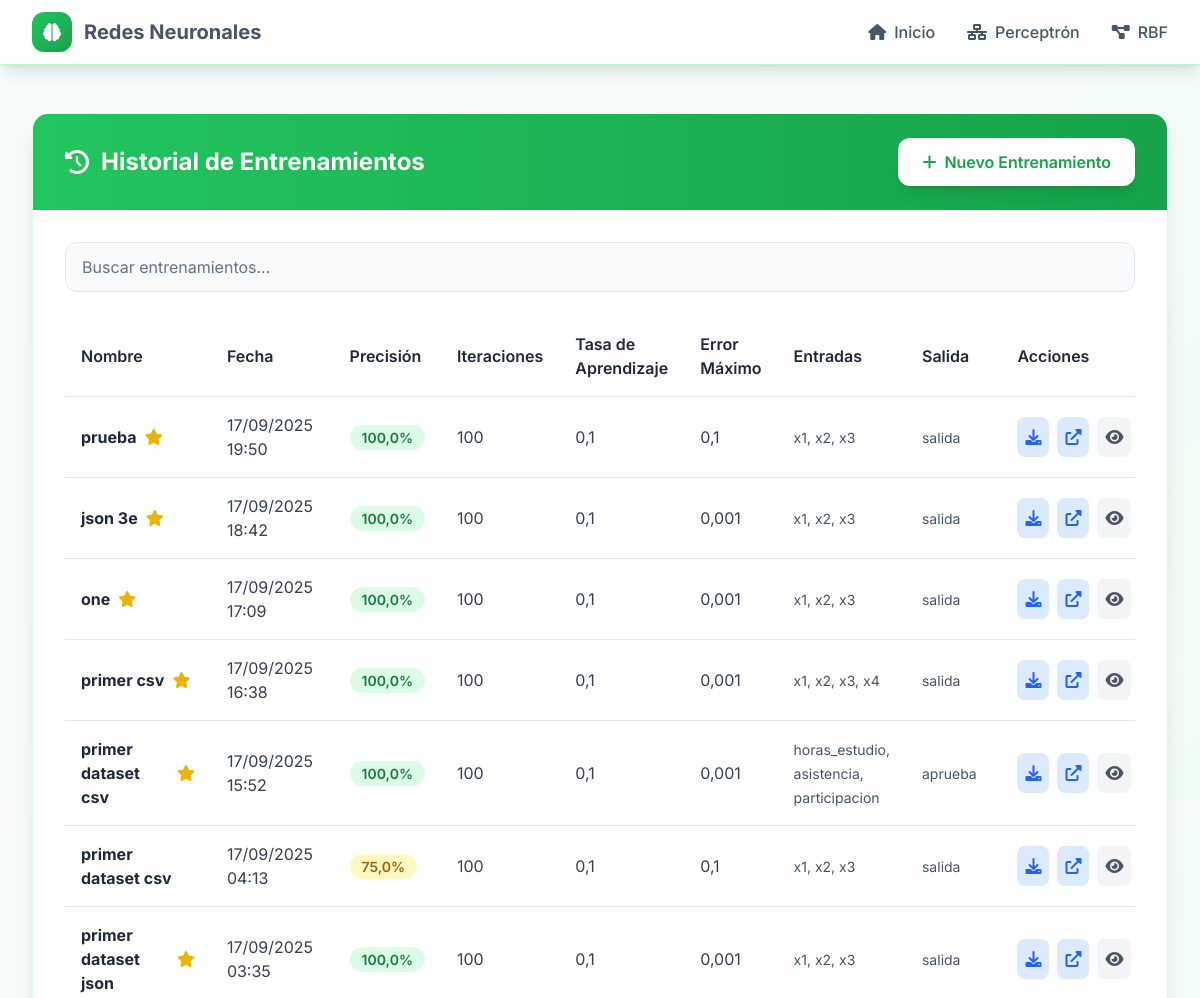
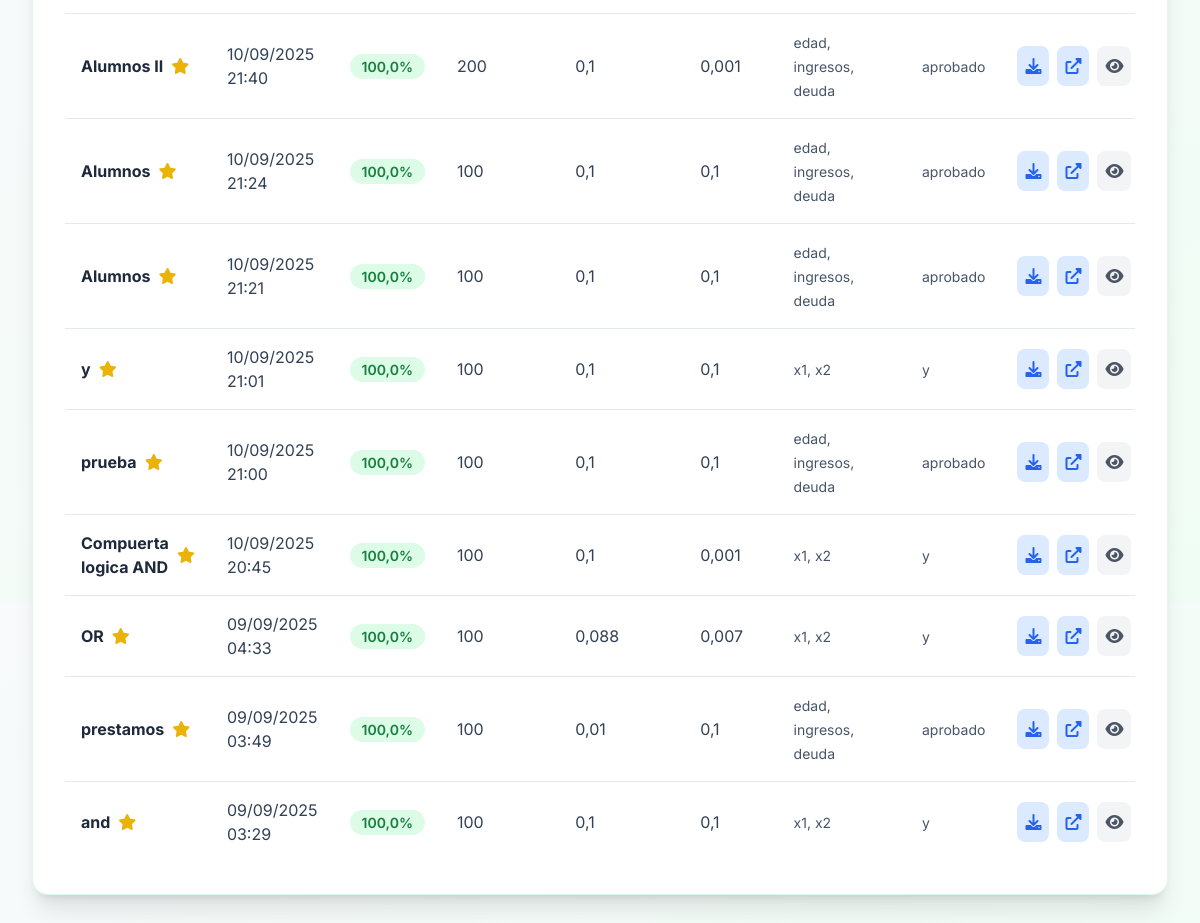
/historial-entrenamientos/, run on the app's committed database (2 pictures, top to bottom).
### perceptron_app/models.py (models this page shows, shortened)
class PerceptronTraining(models.Model):
    nombre = models.CharField(max_length=100, verbose_name="Nombre del entrenamiento")
    fecha_creacion = models.DateTimeField(auto_now_add=True, verbose_name="Fecha de creación")
    tasa_aprendizaje = models.FloatField(verbose_name="Tasa de aprendizaje")
    iteraciones = models.IntegerField(verbose_name="Número de iteraciones")
    error_maximo = models.FloatField(verbose_name="Error máximo permitido", default=0.1, validators=[MaxValueValidator(0.1)])
    columnas_entrada = models.JSONField(verbose_name="Columnas de entrada")
    columnas_salida = models.JSONField(verbose_name="Columnas de salida")
    pesos_finales = models.JSONField(verbose_name="Pesos finales")
    sesgo_final = models.FloatField(verbose_name="Sesgo final")
    precision = models.FloatField(verbose_name="Precisión final")
    errores_entrenamiento = models.JSONField(verbose_name="Errores por época")
    errores_patron = models.JSONField(verbose_name="Errores por patrón", null=True, blank=True)
    evolucion_pesos = models.JSONField(verbose_name="Evolución de pesos")
    archivo_datos = models.FileField(upload_to='training_data/', verbose_name="Archivo de datos", null=True, blank=True)
    class Meta:
        verbose_name = "Entrenamiento de Perceptrón"
        verbose_name_plural = "Entrenamientos de Perceptrón"
        ordering = ['-fecha_creacion']

### perceptron_app/views.py (the view)
# urls.py: path('historial-entrenamientos/', views.historial_entrenamientos, name='historial_entrenamientos'),
def historial_entrenamientos(request):
    entrenamientos = PerceptronTraining.objects.all().order_by('-fecha_creacion')
    context = {
        'trainings': entrenamientos
    }
    return render(request, 'perceptron_app/training_history.html', context)

### templates/perceptron_app/training_history.html (shortened to what this page needs)
{% extends 'base.html' %} {% load static %}  {% block content %}
<div class="max-w-7xl mx-auto px-4 sm:px-6 lg:px-8 py-12">
  <div
    class="bg-white dark:bg-accent-800 rounded-2xl shadow-xl border border-primary-100 dark:border-accent-700 overflow-hidden animate-fadeInUp"
  >
    <div class="bg-gradient-to-r from-green-500 to-green-600 px-8 py-6">
      <div class="flex justify-between items-center">
        <h4 class="text-2xl font-bold text-white flex items-center">
          <i class="fas fa-history mr-3"></i>Historial de Entrenamientos
        </h4>
        <a
          href="{% url 'perceptron_app:cargar_datos' %}"
          class="bg-white text-green-600 px-6 py-3 rounded-xl font-semibold hover:bg-green-50 transition-all duration-200 flex items-center space-x-2 shadow-lg hover:shadow-xl transform hover:scale-105"
        >
          <i class="fas fa-plus"></i>
          <span>Nuevo Entrenamiento</span>
        </a>
      </div>
    </div>
    <div class="p-8">
      {% csrf_token %} {% if trainings %}
      <div class="overflow-x-auto">
        <table class="w-full">
          <thead>
            <tr class="border-b border-accent-200 dark:border-accent-600">
              <th
                class="text-left py-4 px-4 font-semibold text-accent-800 dark:text-accent-200"
              >
                Nombre
              </th>
              <th
                class="text-left py-4 px-4 font-semibold text-accent-800 dark:text-accent-200"
              >
                Fecha
              </th>
              <th
                class="text-left py-4 px-4 font-semibold text-accent-800 dark:text-accent-200"
              >
                Precisión
              </th>
              <th
                class="text-left py-4 px-4 font-semibold text-accent-800 dark:text-accent-200"
              >
                Iteraciones
              </th>
              <th
                class="text-left py-4 px-4 font-semibold text-accent-800 dark:text-accent-200"
              >
                Tasa de Aprendizaje
              </th>
              <th
                class="text-left py-4 px-4 font-semibold text-accent-800 dark:text-accent-200"
              >
                Error Máximo
              </th>
              <th
                class="text-left py-4 px-4 font-semibold text-accent-800 dark:text-accent-200"
              >
                Entradas
              </th>
              <th
                class="text-left py-4 px-4 font-semibold text-accent-800 dark:text-accent-200"
              >
                Salida
              </th>
              <th
                class="text-left py-4 px-4 font-semibold text-accent-800 dark:text-accent-200"
              >
                Acciones
              </th>
            </tr>
          </thead>
          <tbody class="divide-y divide-accent-200 dark:divide-accent-600">
            {% for training in trainings %}
            <tr
              class="hover:bg-accent-50 dark:hover:bg-accent-700/50 transition-colors duration-200 animate-fadeInUp"
              style="animation-delay: {{ forloop.counter0|add:0.1 }}s;"
            >
              <td class="py-4 px-4">
                <div class="flex items-center space-x-2">
                  <strong class="text-accent-800 dark:text-accent-200"
                    >{{ training.nombre }}</strong
                  >
                  {% if training.precision >= 90 %}
                  <i
                    class="fas fa-star text-yellow-500"
                    title="Excelente precisión"
                  ></i>
                  {% endif %}
                </div>
              </td>
              <td class="py-4 px-4 text-accent-700 dark:text-accent-300">
                {{ training.fecha_creacion|date:"d/m/Y H:i" }}
              </td>
              <td class="py-4 px-4">
                <span
                  class="px-3 py-1 rounded-full text-sm font-semibold {% if training.precision >= 90 %}bg-green-100 text-green-700 dark:bg-green-900/30 dark:text-green-300{% elif training.precision >= 70 %}bg-yellow-100 text-yellow-700 dark:bg-yellow-900/30 dark:text-yellow-300{% else %}bg-red-100 text-red-700 dark:bg-red-900/30 dark:text-red-300{% endif %}"
                >
                  {{ training.precision|floatformat:1 }}%
                </span>
              </td>
              <td class="py-4 px-4 text-accent-700 dark:text-accent-300">
                {{ training.iteraciones }}
              </td>
              <td class="py-4 px-4 text-accent-700 dark:text-accent-300">
                {{ training.tasa_aprendizaje }}
              </td>
              <td class="py-4 px-4 text-accent-700 dark:text-accent-300">
                {{ training.error_maximo }}
              </td>
              <td class="py-4 px-4">
                <span class="text-accent-600 dark:text-accent-400 text-sm">
                  {{ training.columnas_entrada|join:", " }}
                </span>
              </td>
              <td class="py-4 px-4">
                <span class="text-accent-600 dark:text-accent-400 text-sm">
                  {{ training.columnas_salida|join:", " }}
                </span>
              </td>
              <td class="py-4 px-4">
                <div class="flex space-x-2">
                  <a
                    href="{% url 'perceptron_app:descargar_pesos' training.id %}"
                    class="bg-blue-100 dark:bg-blue-900/30 text-blue-600 dark:text-blue-400 p-2 rounded-lg hover:bg-blue-200 dark:hover:bg-blue-900/50 transition-colors duration-200"
                    title="Descargar pesos"
                  >
                    <i class="fas fa-download"></i>
                  </a>
                  <a
                    href="{% url 'perceptron_app:detalles_entrenamiento' training.id %}"
                    class="bg-blue-100 dark:bg-blue-900/30 text-blue-600 dark:text-blue-400 p-2 rounded-lg hover:bg-blue-200 dark:hover:bg-blue-900/50 transition-colors duration-200"
                    title="Ver detalles completos"
                    target="_blank"
                  >
                    <i class="fas fa-external-link-alt"></i>
                  </a>
                  <button
                    type="button"
                    class="bg-gray-100 dark:bg-gray-900/30 text-gray-600 dark:text-gray-400 p-2 rounded-lg hover:bg-gray-200 dark:hover:bg-gray-900/50 transition-colors duration-200"
                    onclick="openDetailsModal({{ training.id }})"
                    title="Vista rápida"
                  >
                    <i class="fas fa-eye"></i>
                  </button>
                </div>
              </td>
            </tr>
            {% endfor %}
          </tbody>
        </table>
      </div>
      {% endif %}
    </div>
  </div>
</div>
{% endblock %}

### templates/base.html (shortened to what this page needs)
<!DOCTYPE html>
<html lang="es" class="h-full">
<head>
    <script src="https://cdn.tailwindcss.com"></script>
    <link href="https://cdnjs.cloudflare.com/ajax/libs/font-awesome/6.0.0/css/all.min.css" rel="stylesheet">
    <link href="{% load static %}{% static 'css/style.css' %}" rel="stylesheet">
</head>
<body class="h-full bg-gradient-to-br from-accent-50 to-primary-50 transition-colors duration-300">
    <nav class="bg-white/80 backdrop-blur-md shadow-lg border-b border-primary-200 sticky top-0 z-50 transition-colors duration-300">
        <div class="max-w-7xl mx-auto px-4 sm:px-6 lg:px-8">
            <div class="flex justify-between items-center h-16">
                <a href="{% url 'perceptron_app:inicio' %}" class="flex items-center space-x-3 group">
                    <div class="w-10 h-10 bg-gradient-to-br from-primary-500 to-primary-600 rounded-xl flex items-center justify-center group-hover:scale-105 transition-transform duration-200">
                        <i class="fas fa-brain text-white text-lg"></i>
                    </div>
                    <span class="text-xl font-bold text-accent-600 group-hover:text-primary-600 dark:group-hover:text-primary-400 transition-colors duration-200">
                        Redes Neuronales
                    </span>
                </a>
                <div class="hidden md:flex items-center space-x-8">
                    <a href="{% url 'perceptron_app:inicio' %}" class="text-accent-600 hover:text-primary-600 font-medium transition-colors duration-200 flex items-center space-x-2">
                        <i class="fas fa-home"></i>
                        <span>Inicio</span>
                    </a>
                    <a href="{% url 'perceptron_app:cargar_datos' %}" class="text-accent-600 hover:text-primary-600 font-medium transition-colors duration-200 flex items-center space-x-2">
                        <i class="fas fa-network-wired"></i>
                        <span>Perceptrón</span>
                    </a>
                    <a href="{% url 'rbf:inicio_rbf' %}" class="text-accent-600 hover:text-primary-600 font-medium transition-colors duration-200 flex items-center space-x-2">
                        <i class="fas fa-project-diagram"></i>
                        <span>RBF</span>
                    </a>
                </div>
            </div>
        </div>
    </nav>
    <main class="min-h-screen">
        {% block content %}{% endblock %}
    </main>
    <script src="{% load static %}{% static 'js/main.js' %}"></script>
</body>
</html>

### static/css/style.css (style rules this page uses)
body { font-family: 'Inter', system-ui, -apple-system, sans-serif; }
.animate-fadeInUp { animation: fadeInUp 0.6s ease-out; }

### data on the page
PerceptronTraining: nombre "prueba", fecha_creacion "17/09/2025 19:50", precision "100,0", iteraciones "100", tasa_aprendizaje "0,1", error_maximo "0,1", columnas_entrada "x1, x2, x3", columnas_salida "salida"
PerceptronTraining: nombre "json 3e", fecha_creacion "17/09/2025 18:42", precision "100,0", iteraciones "100", tasa_aprendizaje "0,1", error_maximo "0,001", columnas_entrada "x1, x2, x3", columnas_salida "salida"
PerceptronTraining: nombre "one", fecha_creacion "17/09/2025 17:09", precision "100,0", iteraciones "100", tasa_aprendizaje "0,1", error_maximo "0,001", columnas_entrada "x1, x2, x3", columnas_salida "salida"
PerceptronTraining: nombre "primer csv", fecha_creacion "17/09/2025 16:38", precision "100,0", iteraciones "100", tasa_aprendizaje "0,1", error_maximo "0,001", columnas_entrada "x1, x2, x3, x4", columnas_salida "salida"
PerceptronTraining: nombre "primer dataset csv", fecha_creacion "17/09/2025 15:52", precision "100,0", iteraciones "100", tasa_aprendizaje "0,1", error_maximo "0,001", columnas_entrada "horas_estudio, asistencia, participacion", columnas_salida "aprueba"
PerceptronTraining: nombre "primer dataset csv", fecha_creacion "17/09/2025 04:13", precision "75,0", iteraciones "100", tasa_aprendizaje "0,1", error_maximo "0,1", columnas_entrada "x1, x2, x3", columnas_salida "salida"
PerceptronTraining: nombre "primer dataset json", fecha_creacion "17/09/2025 03:35", precision "100,0", iteraciones "100", tasa_aprendizaje "0,1", error_maximo "0,001", columnas_entrada "x1, x2, x3", columnas_salida "salida"
PerceptronTraining: nombre "Alumnos II", fecha_creacion "10/09/2025 21:40", precision "100,0", iteraciones "200", tasa_aprendizaje "0,1", error_maximo "0,001", columnas_entrada "edad, ingresos, deuda", columnas_salida "aprobado"
PerceptronTraining: nombre "Alumnos", fecha_creacion "10/09/2025 21:24", precision "100,0", iteraciones "100", tasa_aprendizaje "0,1", error_maximo "0,1", columnas_entrada "edad, ingresos, deuda", columnas_salida "aprobado"
PerceptronTraining: nombre "Alumnos", fecha_creacion "10/09/2025 21:21", precision "100,0", iteraciones "100", tasa_aprendizaje "0,1", error_maximo "0,1", columnas_entrada "edad, ingresos, deuda", columnas_salida "aprobado"
PerceptronTraining: nombre "y", fecha_creacion "10/09/2025 21:01", precision "100,0", iteraciones "100", tasa_aprendizaje "0,1", error_maximo "0,1", columnas_entrada "x1, x2", columnas_salida "y"
PerceptronTraining: nombre "prueba", fecha_creacion "10/09/2025 21:00", precision "100,0", iteraciones "100", tasa_aprendizaje "0,1", error_maximo "0,1", columnas_entrada "edad, ingresos, deuda", columnas_salida "aprobado"
PerceptronTraining: nombre "Compuerta logica AND", fecha_creacion "10/09/2025 20:45", precision "100,0", iteraciones "100", tasa_aprendizaje "0,1", error_maximo "0,001", columnas_entrada "x1, x2", columnas_salida "y"
PerceptronTraining: nombre "OR", fecha_creacion "09/09/2025 04:33", precision "100,0", iteraciones "100", tasa_aprendizaje "0,088", error_maximo "0,007", columnas_entrada "x1, x2", columnas_salida "y"
PerceptronTraining: nombre "prestamos", fecha_creacion "09/09/2025 03:49", precision "100,0", iteraciones "100", tasa_aprendizaje "0,01", error_maximo "0,1", columnas_entrada "edad, ingresos, deuda", columnas_salida "aprobado"
PerceptronTraining: nombre "and", fecha_creacion "09/09/2025 03:29", precision "100,0", iteraciones "100", tasa_aprendizaje "0,1", error_maximo "0,1", columnas_entrada "x1, x2", columnas_salida "y"
